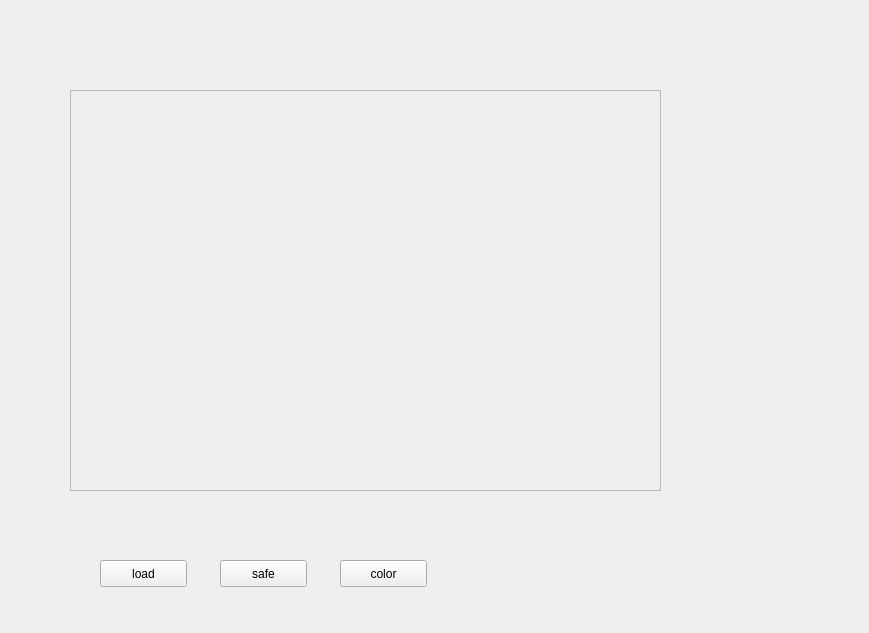
<?xml version="1.0" encoding="UTF-8"?>
<ui version="4.0">
 <class>windoo</class>
 <widget class="QWidget" name="windoo">
  <property name="geometry">
   <rect>
    <x>0</x>
    <y>0</y>
    <width>869</width>
    <height>633</height>
   </rect>
  </property>
  <property name="windowTitle">
   <string>windoo</string>
  </property>
  <widget class="QPushButton" name="pushButton">
   <property name="geometry">
    <rect>
     <x>100</x>
     <y>560</y>
     <width>87</width>
     <height>27</height>
    </rect>
   </property>
   <property name="text">
    <string>load</string>
   </property>
  </widget>
  <widget class="QPushButton" name="pushButton_2">
   <property name="geometry">
    <rect>
     <x>220</x>
     <y>560</y>
     <width>87</width>
     <height>27</height>
    </rect>
   </property>
   <property name="text">
    <string>safe</string>
   </property>
  </widget>
  <widget class="QPushButton" name="pushButton_3">
   <property name="geometry">
    <rect>
     <x>340</x>
     <y>560</y>
     <width>87</width>
     <height>27</height>
    </rect>
   </property>
   <property name="text">
    <string>color</string>
   </property>
  </widget>
  <widget class="QScrollArea" name="scrollArea">
   <property name="geometry">
    <rect>
     <x>70</x>
     <y>90</y>
     <width>591</width>
     <height>401</height>
    </rect>
   </property>
   <property name="widgetResizable">
    <bool>true</bool>
   </property>
   <widget class="QWidget" name="scrollAreaWidgetContents">
    <property name="geometry">
     <rect>
      <x>0</x>
      <y>0</y>
      <width>589</width>
      <height>399</height>
     </rect>
    </property>
    <widget class="QLabel" name="label">
     <property name="geometry">
      <rect>
       <x>0</x>
       <y>0</y>
       <width>591</width>
       <height>401</height>
      </rect>
     </property>
     <property name="text">
      <string/>
     </property>
    </widget>
   </widget>
  </widget>
 </widget>
 <resources/>
 <connections/>
</ui>
